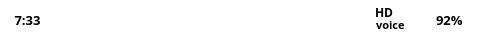
   <widget class="QWidget" name="widget_2" native="true">
    <property name="geometry">
     <rect>
      <x>0</x>
      <y>0</y>
      <width>500</width>
      <height>35</height>
     </rect>
    </property>
    <property name="styleSheet">
     <string notr="true">background-color: rgb(255, 255, 255);</string>
    </property>
    <widget class="QLabel" name="label_26">
     <property name="geometry">
      <rect>
       <x>466</x>
       <y>9</y>
       <width>28</width>
       <height>21</height>
      </rect>
     </property>
     <property name="text">
      <string/>
     </property>
     <property name="pixmap">
      <pixmap>../ui_img/b2.png</pixmap>
     </property>
     <property name="scaledContents">
      <bool>true</bool>
     </property>
    </widget>
    <widget class="QLabel" name="label_25">
     <property name="geometry">
      <rect>
       <x>436</x>
       <y>12</y>
       <width>29</width>
       <height>16</height>
      </rect>
     </property>
     <property name="font">
      <font>
       <family>맑은 고딕</family>
       <pointsize>10</pointsize>
       <weight>75</weight>
       <bold>true</bold>
      </font>
     </property>
     <property name="styleSheet">
      <string notr="true">color: rgb(0, 0, 0);
background-color: rgba(255, 255, 255, 0);</string>
     </property>
     <property name="text">
      <string>92%</string>
     </property>
    </widget>
    <widget class="QLabel" name="label_24">
     <property name="geometry">
      <rect>
       <x>410</x>
       <y>9</y>
       <width>25</width>
       <height>20</height>
      </rect>
     </property>
     <property name="text">
      <string/>
     </property>
     <property name="pixmap">
      <pixmap>../ui_img/s2.png</pixmap>
     </property>
     <property name="scaledContents">
      <bool>true</bool>
     </property>
    </widget>
    <widget class="QLabel" name="label_22">
     <property name="geometry">
      <rect>
       <x>375</x>
       <y>6</y>
       <width>18</width>
       <height>12</height>
      </rect>
     </property>
     <property name="font">
      <font>
       <family>맑은 고딕</family>
       <pointsize>9</pointsize>
       <weight>75</weight>
       <bold>true</bold>
      </font>
     </property>
     <property name="styleSheet">
      <string notr="true">background-color: rgba(255, 255, 255, 0);
color: rgb(0, 0, 0);</string>
     </property>
     <property name="text">
      <string>HD</string>
     </property>
    </widget>
    <widget class="QLabel" name="label_23">
     <property name="geometry">
      <rect>
       <x>376</x>
       <y>19</y>
       <width>30</width>
       <height>12</height>
      </rect>
     </property>
     <property name="font">
      <font>
       <family>맑은 고딕</family>
       <pointsize>8</pointsize>
       <weight>75</weight>
       <bold>true</bold>
      </font>
     </property>
     <property name="styleSheet">
      <string notr="true">color: rgb(0, 0, 0);
background-color: rgba(255, 255, 255, 0);</string>
     </property>
     <property name="text">
      <string>voice</string>
     </property>
    </widget>
    <widget class="QLabel" name="label_21">
     <property name="geometry">
      <rect>
       <x>343</x>
       <y>5</y>
       <width>30</width>
       <height>26</height>
      </rect>
     </property>
     <property name="text">
      <string/>
     </property>
     <property name="pixmap">
      <pixmap>../../trip_pj/img/wifi2.png</pixmap>
     </property>
     <property name="scaledContents">
      <bool>true</bool>
     </property>
    </widget>
    <widget class="QLabel" name="label_20">
     <property name="geometry">
      <rect>
       <x>327</x>
       <y>12</y>
       <width>16</width>
       <height>15</height>
      </rect>
     </property>
     <property name="styleSheet">
      <string notr="true">background-color: rgba(255, 255, 255, 0);</string>
     </property>
     <property name="text">
      <string/>
     </property>
     <property name="pixmap">
      <pixmap>../../trip_pj/img/mute2.png</pixmap>
     </property>
     <property name="scaledContents">
      <bool>true</bool>
     </property>
    </widget>
    <widget class="QLabel" name="label_19">
     <property name="geometry">
      <rect>
       <x>48</x>
       <y>11</y>
       <width>19</width>
       <height>18</height>
      </rect>
     </property>
     <property name="text">
      <string/>
     </property>
     <property name="pixmap">
      <pixmap>../../trip_pj/img/2111466.png</pixmap>
     </property>
     <property name="scaledContents">
      <bool>true</bool>
     </property>
    </widget>
    <widget class="QLabel" name="time_lbl_2">
     <property name="geometry">
      <rect>
       <x>5</x>
       <y>7</y>
       <width>45</width>
       <height>25</height>
      </rect>
     </property>
     <property name="font">
      <font>
       <family>맑은 고딕</family>
       <pointsize>10</pointsize>
       <weight>75</weight>
       <bold>true</bold>
      </font>
     </property>
     <property name="styleSheet">
      <string notr="true">color: rgb(0, 0, 0);
background-color: rgba(255, 255, 255, 0);</string>
     </property>
     <property name="text">
      <string>7:33</string>
     </property>
     <property name="scaledContents">
      <bool>true</bool>
     </property>
     <property name="alignment">
      <set>Qt::AlignCenter</set>
     </property>
    </widget>
   </widget>
